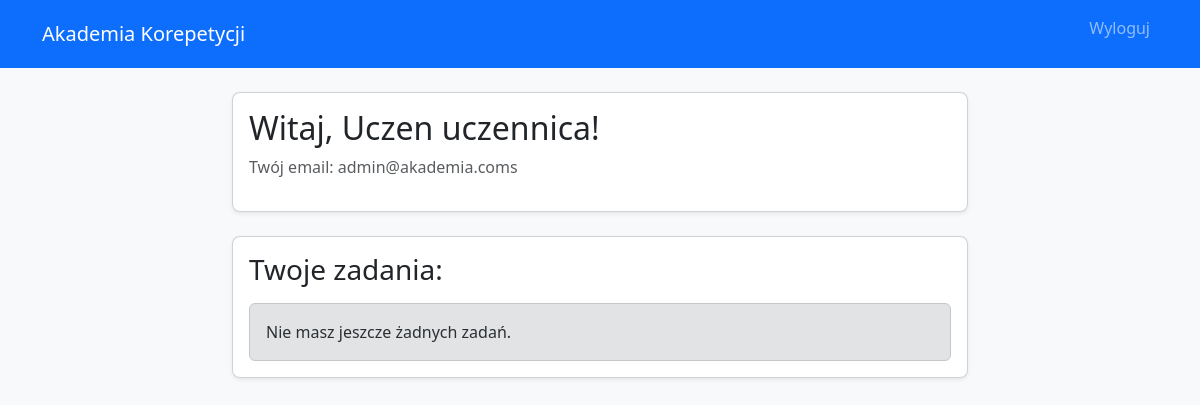
/dashboard (signed in), run on the app's committed database.
### app/models.py (models this page shows)
class UserBase(db.Model):
    __abstract__ = True
    id = db.Column(db.Integer, primary_key=True)
    name = db.Column(db.String(15), nullable=False)
    surname = db.Column(db.String(15), nullable=False)
    email = db.Column(db.String(30), unique=True, nullable=False)
    password = db.Column(db.String(128), nullable=False)

class Student(UserBase, UserMixin):
    __tablename__ = 'students'
    approved = db.Column(db.Boolean, default=False)
    teacher_id = db.Column(db.Integer, db.ForeignKey('teachers.id'), nullable=True)
    teacher    = db.relationship('Teacher', backref='students', lazy=True)

### app/routes.py (the view)
@app.route('/dashboard')
@login_required
def dashboard():
    if isinstance(current_user, Teacher):
        students = current_user.students
        return render_template('teacher_dashboard.html',
                               teacher=current_user,
                               students=students)
    elif isinstance(current_user, Student):
        tasks = Task.query.filter_by(student_id=current_user.id).all()
        return render_template('student_dashboard.html', student=current_user, tasks=tasks)
    elif isinstance(current_user, Administrator):
        return admin_dashboard()
    return "Nieznany typ użytkownika", 400

### app/routes.py (called while the page is built)
@login_manager.user_loader
def load_user(user_id):
    role = session.get('role')
    if role == 'teacher':
        return Teacher.query.get(int(user_id))
    elif role == 'student':
        return Student.query.get(int(user_id))
    elif role == 'administrator':
        return Administrator.query.get(int(user_id))
    return None

### templates/student_dashboard.html (shortened to what this page needs)
{% extends 'base.html' %}
{% block content %}
<div class="row justify-content-center">
  <div class="col-lg-8">
    <div class="card shadow-sm mb-4">
      <div class="card-body">
        <h2 class="card-title">Witaj, {{ student.name }} {{ student.surname
          }}!</h2>
        <p class="text-muted">Twój email: {{ student.email }}</p>
      </div>
    </div>
    <div class="card shadow-sm">
      <div class="card-body">
        <h3 class="card-title mb-3">Twoje zadania:</h3>
        {% if tasks %}
        <ul class="list-group list-group-flush">
          {% for task in tasks %}
          <li class="list-group-item">
            <div class="d-flex w-100 justify-content-between">
              <h5 class="mb-1">{{ task.title }}</h5>
              <small>Termin: {{ task.due_date.strftime('%Y-%m-%d') }}</small>
            </div>
            <p class="mb-1">{{ task.description }}</p>
            <small class="text-muted">
              Zlecone przez: {{ task.teacher.name }} {{ task.teacher.surname }}
            </small>
            {% if task.teacher_attachment %}
            <div class="mt-2">
              <a
                href="{{ url_for('download_file', filename=task.teacher_attachment) }}"
                class="btn btn-sm btn-outline-primary">
                📥 Pobierz załącznik
              </a>
            </div>
            {% endif %}
            <div class="mt-3">
              {% if task.submitted %}
              <span class="badge bg-success">Odpowiedź wysłana</span>
              {% else %}
              <a href="{{ url_for('submit_task', task_id=task.id) }}"
                class="btn btn-sm btn-warning">📩 Wyślij odpowiedź</a>
              {% endif %}
              {% if task.earned_points is not none %}
              <span class="badge bg-info ms-2">
                Ocena: {{ task.earned_points }} / {{ task.max_points }}
              </span>
              {% else %}
              <small class="text-muted ms-2">
                Maks. pkt: {{ task.max_points }}
              </small>
              {% endif %}
            </div>
          </li>
          {% endfor %}
        </ul>
        {% else %}
        <div class="alert alert-secondary mb-0">
          Nie masz jeszcze żadnych zadań.
        </div>
        {% endif %}
      </div>
    </div>
  </div>
</div>
{% endblock %}

### static/styles.css (style rules this page uses)
body { font-family: 'Segoe UI', sans-serif; }
.card { border-radius: 0.5rem; }
.alert { margin-top: 1rem; }

### data on the page
Student: name "Uczen", surname "uczennica", email "admin@akademia.coms"
